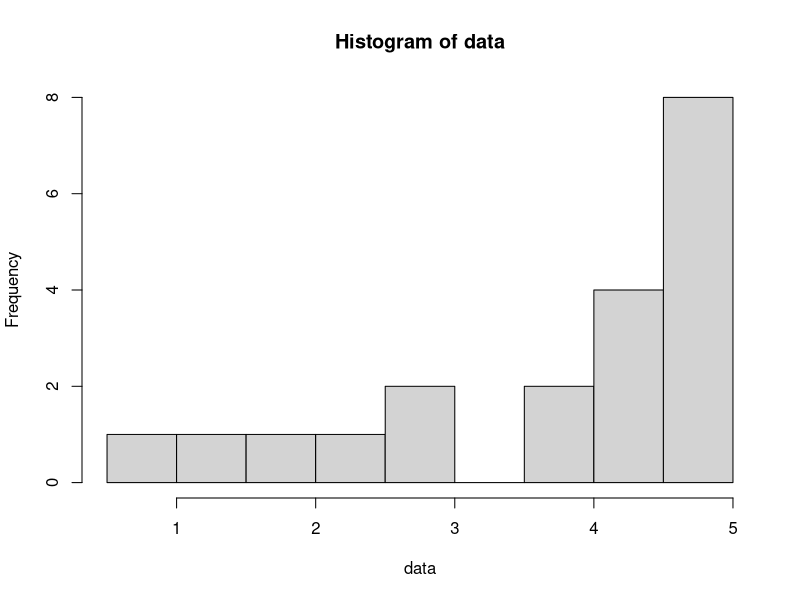
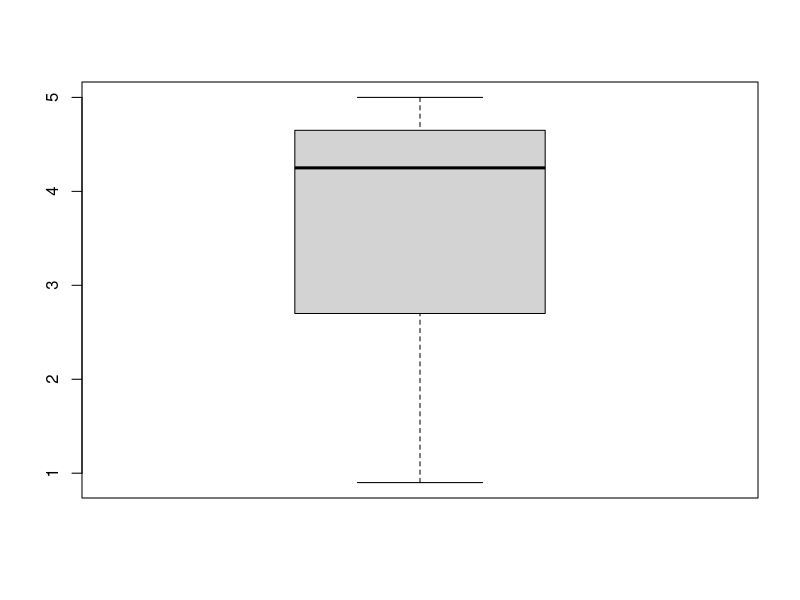
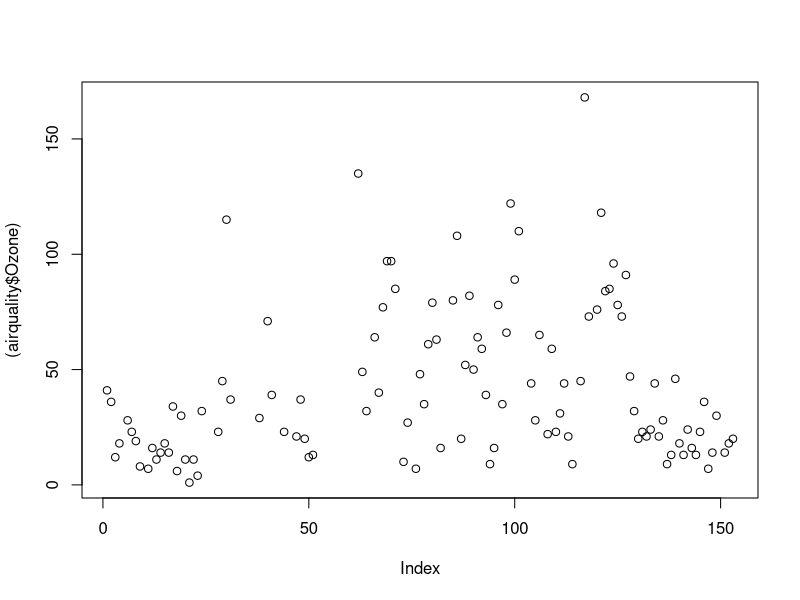
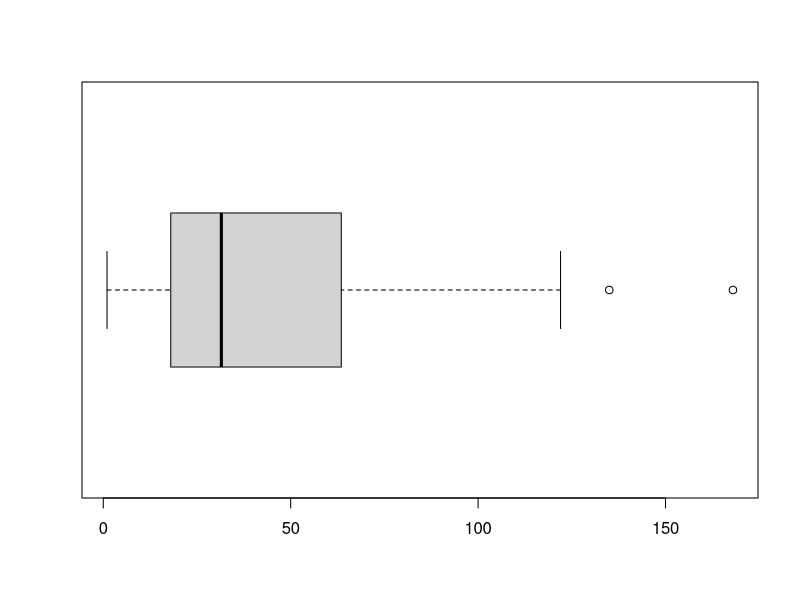
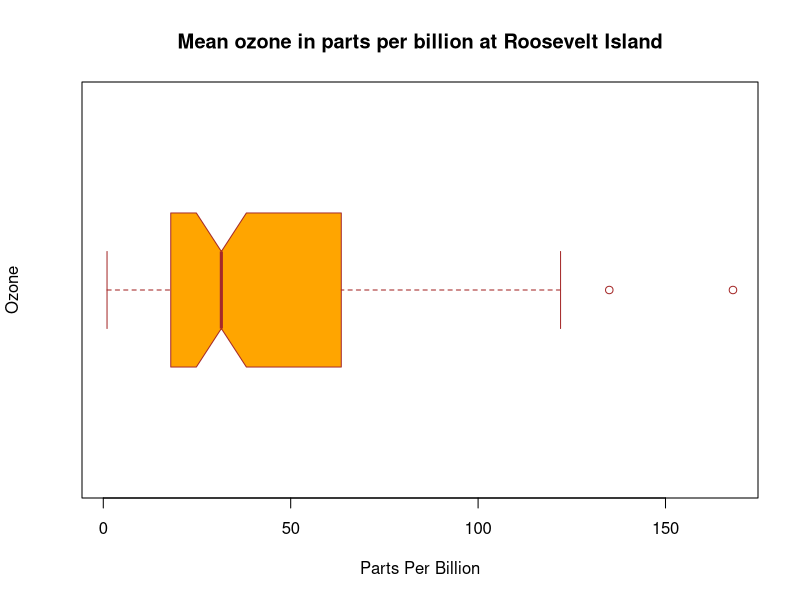
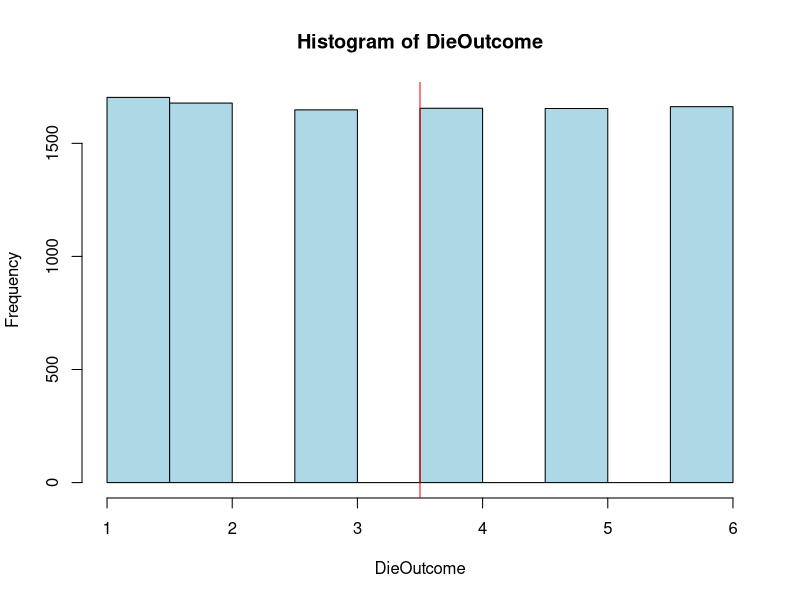
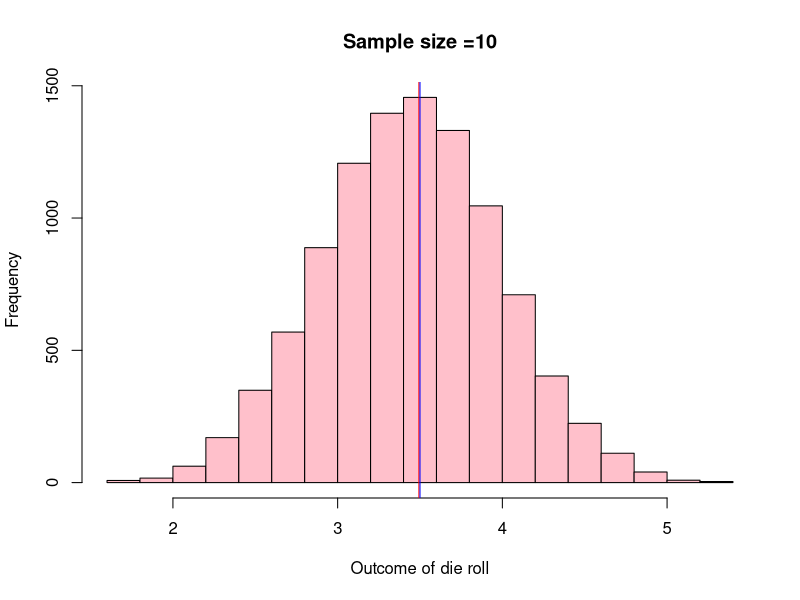
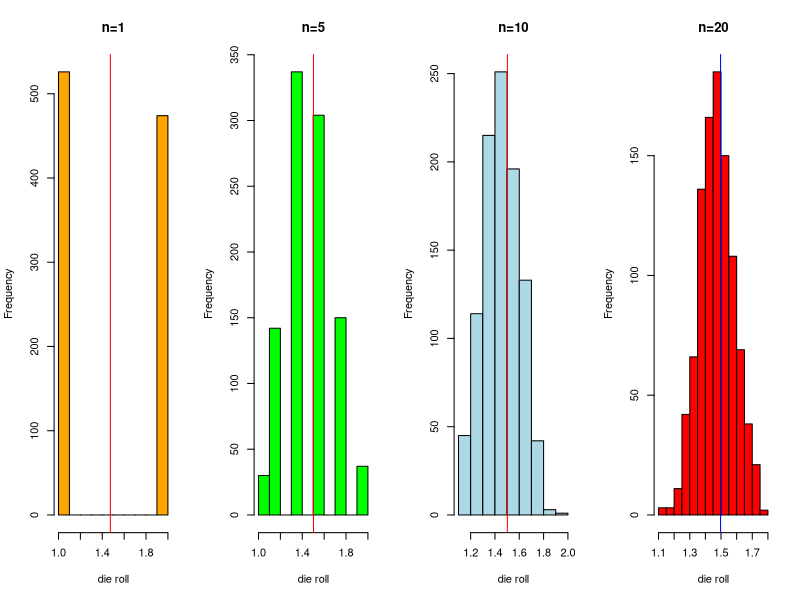

Generate these figures, in order, with R:
## ---- chunk 1
data<-c(0.9,1.3,1.8,2.5,2.6,2.8,3.6,4.0,4.1,4.2,4.3,4.3,4.6,4.6,4.6,4.7,4.8,4.9,4.9,5.0)
mean(data)
median(data)
length(data)
## ---- chunk 2
hist(data)
## ---- chunk 3
data_sort <- sort(data)
## ---- chunk 4
data_sort <- data_sort[-20]
data_sort <- data_sort[-19]
data_sort <- data_sort[-2]
data_sort <- data_sort[-1]
print(data_sort)
mean(data_sort)
## ---- chunk 5
summary(data)
## ---- chunk 6
quantile(data, probs = seq(0, 1, 0.25), na.rm = FALSE, names = TRUE)
## ---- chunk 7
boxplot(data)
## ---- chunk 8
plot((airquality$Ozone))
boxplot(airquality$Ozone,horizontal = TRUE)
## ---- chunk 9
boxplot(airquality$Ozone,
main = "Mean ozone in parts per billion at Roosevelt Island",
xlab = "Parts Per Billion",
ylab = "Ozone",
col = "orange",
border = "brown",
horizontal = TRUE,
notch = TRUE
)
## ---- chunk 10
DieOutcome <- sample(1:6,10000, replace= TRUE)
hist(DieOutcome, col ="light blue")
abline(v=3.5, col = "red",lty=1)
## ---- chunk 11
x10 <- c()
k =10000
 for ( i in 1:k) {
 x10[i] = mean(sample(1:6,10, replace = TRUE))}
 hist(x10, col ="pink", main="Sample size =10",xlab ="Outcome of die roll")
 abline(v = mean(x10), col = "Red")
 abline(v = 3.5, col = "blue")
## ---- chunk 12
 x1 <- c()
 x5 <- c()
 x10 <- c()
 x20 <- c()
 k =1000
 for (i in 1:k){
 x1[i] = mean(sample(1:2,1, replace = TRUE))
 x5[i] = mean(sample(1:2,5, replace = TRUE))
 x10[i] = mean(sample(1:2,10, replace = TRUE))
 x20[i] = mean(sample(1:2,20, replace = TRUE))
 }
 par(mfrow=c(1,4))
hist(x1, col ="orange",main="n=1",xlab ="die roll")
 abline(v = mean(x1), col = "red")
 
 hist(x5, col ="green",main="n=5",xlab ="die roll")
 abline(v = mean(x5), col = "red")
 
 hist(x10, col ="light blue", main="n=10",xlab ="die roll")
 abline(v = mean(x10), col = "red")
 
 hist(x20, col ="red",main="n=20",xlab ="die roll")
 abline(v = mean(x20), col = "blue")
## ---- chunk 13
 x30 <- c()
 x100 <- c()
 x1000 <- c()
 k =10000
 for (i in 1:k){
 x30[i] = mean(sample(1:6,30, replace = TRUE))
 x100[i] = mean(sample(1:6,100, replace = TRUE))
 x1000[i] = mean(sample(1:6,1000, replace = TRUE))
 }
 par(mfrow=c(1,3))
 hist(x30, col ="green",main="n=30",xlab ="die roll")
 abline(v = mean(x30), col = "blue")

 hist(x100, col ="light blue", main="n=100",xlab ="die roll")
 abline(v = mean(x100), col = "red")

 hist(x1000, col ="orange",main="n=1000",xlab ="die roll")
 abline(v = mean(x1000), col = "red")
## ---- chunk 14
x <- c()
k =10000  
 for ( i in 1:k) {  
 x[i] = mean(sample(0:1,100, replace = TRUE))}  
 hist(x, col ="light green", main="Sample size = 100",xlab ="flipping coin ")  
 abline(v = mean(x), col = "red")
## ---- chunk 15
set.seed(12)
population_ages <- c(rexp(1000000,0.015)+18,   # Generate a population
                    rpois(500000,20)+18,
                    rpois(500000,32.5)+18,
                    rpois(500000,45)+18)
population_ages <- ifelse(population_ages<100, population_ages, population_ages%%100+18)
true_mean <- mean(population_ages)            # Check the population mean
true_mean
## ---- chunk 16
set.seed(7)
sample_ages <- sample(population_ages, size=1000)  # Take a sample of 1000 ages
sample_mean <- mean(sample_ages)            # Make a point estimate of the mean
sample_mean
sample_mean-true_mean   # Check difference between estimate and population parameter
## ---- chunk 17
set.seed(12)
population_races <- c(rep("white",1000000),    # Generate some dummy demographic data
                      rep("hispanic",500000),
                      rep("black",500000),
                      rep("asian",250000),
                      rep("other",250000))

demographic_sample <- sample(population_races, size=1000)       # Take a sample
for (race in unique(demographic_sample)){            # Loop over each race*
    print(paste(race," proportion estimate:"))  
# Print the estimated name
a=sum(demographic_sample==race)/1000 
# Print the estimated proportion
b=length(which(population_races==race))/length(population_races)
a
b
bias=a-b
print(a)
print(b)
print(a-b)
}
